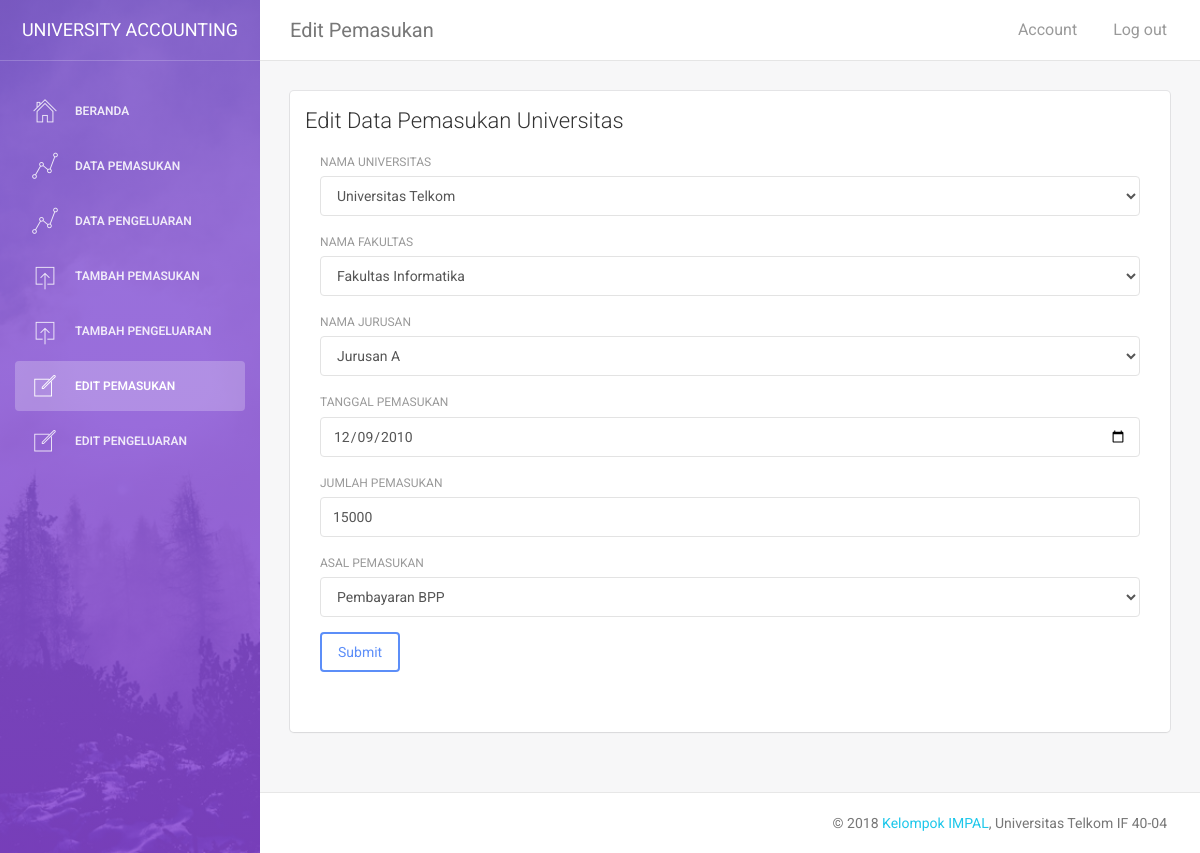
The page /impal/index.php/pemasukan/edit/3 on the database its author committed.
### tables this page shows
CREATE TABLE `pemasukan` (
  `id_pemasukan` int(11) NOT NULL,
  `nama_univ` varchar(20) NOT NULL,
  `nama_fakultas` varchar(20) NOT NULL,
  `nama_jurusan` varchar(20) NOT NULL,
  `tanggal_pemasukan` date NOT NULL,
  `jumlah_pemasukan` int(20) NOT NULL,
  `asal_pemasukan` varchar(20) NOT NULL
);

### impal/application/controllers/pemasukan.php (called while the page is built, shortened)
<?php
Class pemasukan extends CI_Controller
{
    public function __construct()
    {
        $this->load->model('m_pemasukan');
    }
    public function edit($id)
    {
        $data['pemasukan'] = $this->m_pemasukan->getpemasukan($id);
        $this->load->view('edit',$data);
    }
}
?>

### impal/index.php (called while the page is built, shortened)
<?php
require_once BASEPATH.'core/CodeIgniter.php';

### impal/application/models/m_pemasukan.php (called while the page is built, shortened)
<?php
Class m_pemasukan extends CI_Model
{
	public function getpemasukan($id)
	{
		$this->db->where('id_pemasukan',$id);
		$query = $this->db->get('pemasukan');
		return $query->row_array();
	}
}

### impal/application/views/edit.php (the view, shortened to what this page needs)
<!doctype html>
<html lang="en">
<head>
    <link href="<?php echo base_url("assets/css/bootstrap.min.css") ?> " rel="stylesheet" />
    <link href="<?php echo base_url("assets/css/animate.min.css") ?> " rel="stylesheet"/>
    <link href="<?php echo base_url("assets/css/light-bootstrap-dashboard.css?v=1.4.0") ?> " rel="stylesheet"/>
    <link href="<?php echo base_url("assets/css/demo.css") ?> " rel="stylesheet" />
    <link href="http://maxcdn.bootstrapcdn.com/font-awesome/4.2.0/css/font-awesome.min.css" rel="stylesheet">
    <link href="<?php echo base_url("assets/css/pe-icon-7-stroke.css") ?> " rel="stylesheet" />
</head>
<body>
<div class="wrapper">
    <div class="sidebar" data-color="purple" data-image="<?php echo base_url("assets/img/sidebar-5.jpg") ?> ">
    	<div class="sidebar-wrapper">
            <div class="logo">
                <a href="#" class="simple-text">
                    University Accounting
                </a>
            </div>
            <ul class="nav">
                <li>
                    <a href="<?php echo site_url('CBeranda') ?>">
                        <i class="pe-7s-home"></i>
                        <p>Beranda</p>
                    </a>
                </li>
                <li>
                    <a href="<?php echo site_url('pemasukan') ?>">
                        <i class="pe-7s-graph1"></i>
                        <p>Data Pemasukan</p>
                    </a>
                </li>
                <li>
                    <a href="<?php echo site_url('pengeluaran') ?>">
                        <i class="pe-7s-graph1"></i>
                        <p>Data Pengeluaran</p>
                    </a>
                </li>
                <li>
                    <a href="<?php echo site_url('pemasukan/add') ?>">
                        <i class="pe-7s-upload"></i>
                        <p>Tambah Pemasukan</p>
                    </a>
                </li>
                <li>
                    <a href="<?php echo site_url('pengeluaran/add') ?>">
                        <i class="pe-7s-upload"></i>
                        <p>Tambah Pengeluaran</p>
                    </a>
                </li>
                <li class="active">
                    <a href="#">
                        <i class="pe-7s-note"></i>
                        <p>Edit Pemasukan</p>
                    </a>
                </li>
                <li>
                    <a href="#">
                        <i class="pe-7s-note"></i>
                        <p>Edit Pengeluaran</p>
                    </a>
                </li>
            </ul>
    	</div>
    </div>
    <div class="main-panel">
        <nav class="navbar navbar-default navbar-fixed">
            <div class="container-fluid">
                <div class="navbar-header">
                    <a class="navbar-brand" href="#">Edit Pemasukan</a>
                </div>
                <div class="collapse navbar-collapse">
                    <ul class="nav navbar-nav navbar-right">
                        <li>
                           <a href="">
                               <p>Account</p>
                            </a>
                        </li>
                        <li>
                            <a href="<?php echo site_url('Akun_C/logout') ?>">
                                <p>Log out</p>
                            </a>
                        </li>
                    </ul>
                </div>
            </div>
        </nav>
        <div class="content">
            <div class="container-fluid">
                <div class="row">
                    <div class="col-md-12">
                        <div class="card">
                            <div class="header">
                                <h4 class="title">Edit Data Pemasukan Universitas</h4>
                            </div>
                            <div class="content table-responsive table-full-width" style="margin-right: 15px;margin-left: 15px">
                                    <tbody>
                                        <form method="POST" action="<?php echo site_url('pemasukan/updateProcess/'.$pemasukan['id_pemasukan']);?>">
                                            <div class="form-group">
                                                <label for="exampleInputEmail1">Nama Universitas</label>
                                                <select name="nama_univ" class="form-control">
                                                    <option value="<?php echo $pemasukan['nama_univ']; ?>"><?php echo $pemasukan['nama_univ']; ?></option>
                                                </select>
                                            </div>
                                            <div class="form-group">
                                                <label for="exampleInputEmail1">Nama Fakultas</label>
                                                <select name="nama_fakultas" class="form-control">
                                                    <option value="<?php echo $pemasukan['nama_fakultas']; ?>"><?php echo $pemasukan['nama_fakultas']; ?></option>
                                                </select>
                                            </div>
                                            <div class="form-group">
                                                <label for="exampleInputEmail1">Nama Jurusan</label>
                                                <select name="nama_jurusan" class="form-control">
                                                    <option value="<?php echo $pemasukan['nama_jurusan']; ?>"><?php echo $pemasukan['nama_jurusan']; ?></option>
                                                </select>
                                            </div>
                                            <div class="form-group">
                                                <label for="exampleInputEmail1">Tanggal Pemasukan</label>
                                                <input type="date" class="form-control" name="tanggal_pemasukan" value="<?php echo $pemasukan['tanggal_pemasukan']; ?>">
                                            </div>
                                            <div class="form-group">
                                                <label for="exampleInputEmail1">Jumlah Pemasukan</label>
                                                <input type="text" class="form-control" name="jumlah_pemasukan" value="<?php echo $pemasukan['jumlah_pemasukan']; ?>">
                                            </div>
                                            <div class="form-group">
                                                <label for="exampleInputEmail1">Asal Pemasukan</label>
                                                <select name="asal_pemasukan" class="form-control">
                                                    <option value="<?php echo $pemasukan['asal_pemasukan']; ?>"><?php echo $pemasukan['asal_pemasukan']; ?></option>
                                                </select>
                                            </div>
                                                    <button type="submit" class="btn btn-primary" style="margin-bottom: 50px">Submit</button>
                                        </form>
                                    </tbody>
                            </div>
                        </div>
                    </div>
                </div>
            </div>
        </div>
        <footer class="footer">
            <div class="container-fluid">
                <p class="copyright pull-right">
                    &copy; <script>document.write(new Date().getFullYear())</script> <a href="http://www.creative-tim.com">Kelompok IMPAL</a>, Universitas Telkom IF 40-04
                </p>
            </div>
        </footer>
    </div>
</div>
</body>
</html>

### rows shown on the page
pemasukan: nama_univ "Universitas Telkom", nama_fakultas "Fakultas Informatika", nama_jurusan "Jurusan A", tanggal_pemasukan "12/09/2010", jumlah_pemasukan "15000", asal_pemasukan "Pembayaran BPP"
